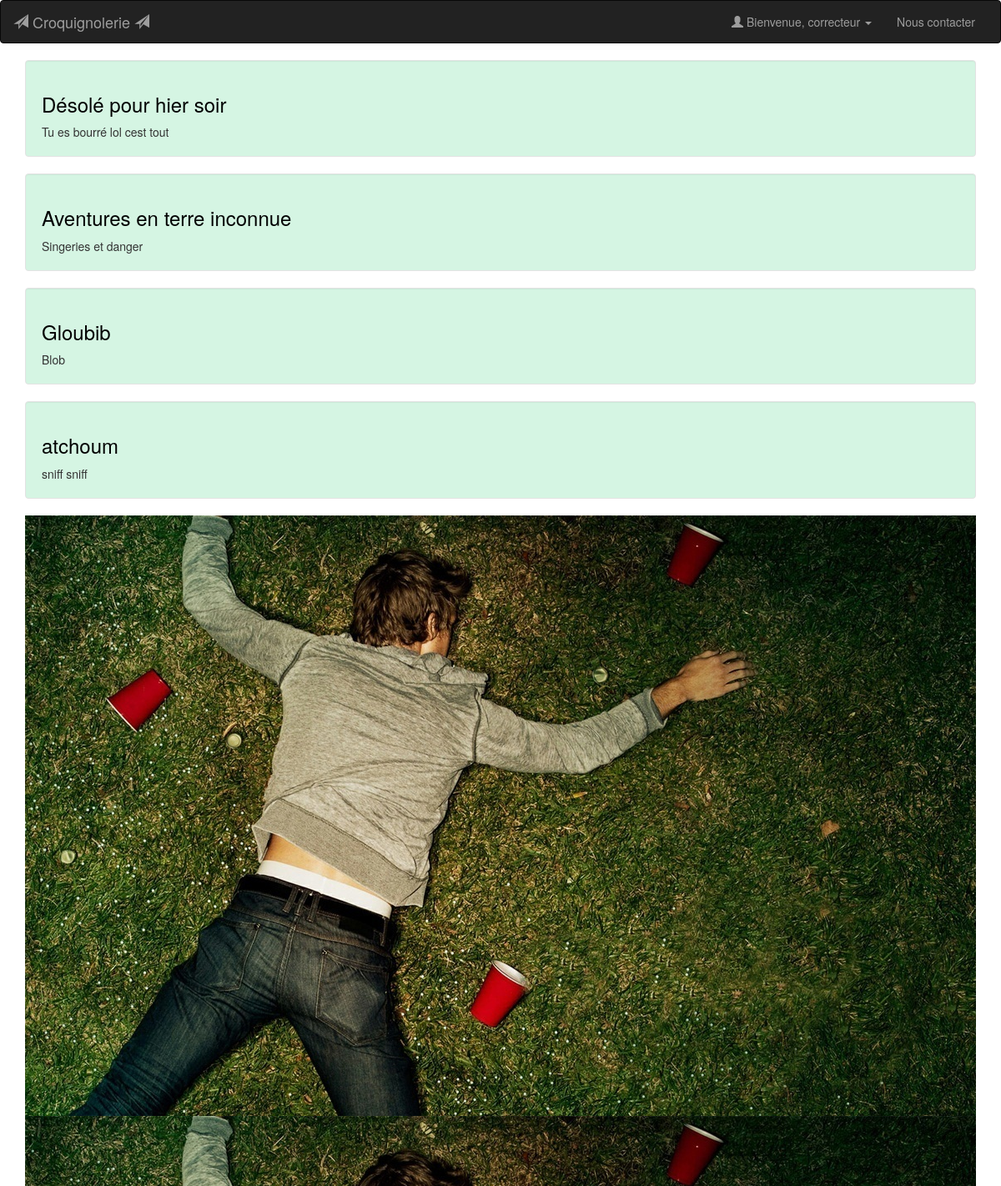
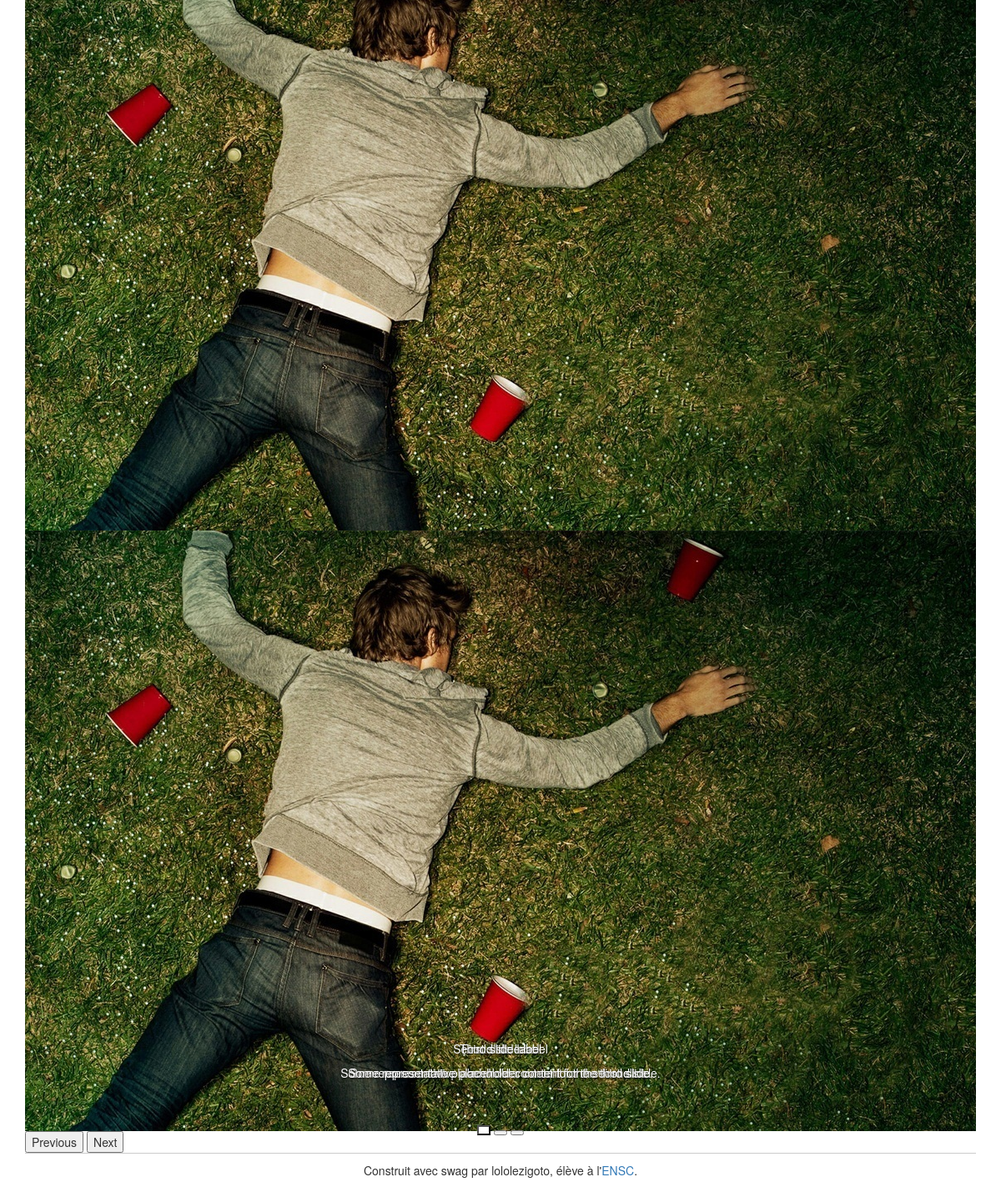
The app's page /all_histoires_admin.php (signed in) with its own data (2 pictures, top to bottom).
### tables this page shows
CREATE TABLE `histoires` (
  `id_histoire` int(11) NOT NULL,
  `nom_histoire` varchar(100) DEFAULT NULL,
  `description_histoire` text,
  `image_histoire` varchar(100) DEFAULT NULL,
  `id_first_page` int(11) DEFAULT '1',
  `nb_parties` int(11) DEFAULT '0',
  `nb_victoires` int(11) NOT NULL DEFAULT '0',
  `nb_echecs` int(11) NOT NULL DEFAULT '0',
  `isHidden` tinyint(1) NOT NULL DEFAULT '0'
);

### all_histoires_admin.php (the view, shortened to what this page needs)
<!doctype html>
<html>
<head>
    <link href="lib/bootstrap/css/bootstrap.min.css" rel="stylesheet">
    <link href="css/style.css" rel="stylesheet">
</head>
<body>
<?php
require_once("includes/connect.php");
if(!empty($_SESSION['user']))
    require_once("includes/navbar_connected.php");
else
    require_once("includes/navbar.php");
    $nbhistoire = $response->rowCount(); ?>
<div class="container">
<?php     $maRequete = "SELECT * FROM histoires";
    $response = $BDD->query($maRequete);
    $tab = $response->fetchAll();
    foreach ($tab as $key => $ligne) {
        $id = $ligne["id_histoire"];
        $title = $ligne["nom_histoire"];
        $des_courte = $ligne["description_histoire"];
        ?>
<article>
    <div class="well" style="background-color : #D5F5E3">
            <?php if(!empty($_SESSION['user'])) {?>
                <h3><a style="color : black;" href="gerer_histoire.php?id=<?=$id?>"><?=$title?></a></h3>
                <?php echo $des_courte; }?>
            </div>
</article>
<?php }?>
<div id="carouselExampleCaptions" class="carousel slide" data-bs-ride="carousel">
  <div class="carousel-indicators">
    <button type="button" data-bs-target="#carouselExampleCaptions" data-bs-slide-to="0" class="active" aria-current="true" aria-label="Slide 1"></button>
    <button type="button" data-bs-target="#carouselExampleCaptions" data-bs-slide-to="1" aria-label="Slide 2"></button>
    <button type="button" data-bs-target="#carouselExampleCaptions" data-bs-slide-to="2" aria-label="Slide 3"></button>
  </div>
  <div class="carousel-inner">
    <div class="carousel-item active">
      <img src="images/defonce.jpg" class="d-block w-100" alt="...">
      <div class="carousel-caption d-none d-md-block">
        <h5>First slide label</h5>
        <p>Some representative placeholder content for the first slide.</p>
      </div>
    </div>
    <div class="carousel-item">
      <img src="images/defonce.jpg" class="d-block w-100" alt="...">
      <div class="carousel-caption d-none d-md-block">
        <h5>Second slide label</h5>
        <p>Some representative placeholder content for the second slide.</p>
      </div>
    </div>
    <div class="carousel-item">
      <img src="images/defonce.jpg" class="d-block w-100" alt="...">
      <div class="carousel-caption d-none d-md-block">
        <h5>Third slide label</h5>
        <p>Some representative placeholder content for the third slide.</p>
      </div>
    </div>
  </div>
  <button class="carousel-control-prev" type="button" data-bs-target="#carouselExampleCaptions" data-bs-slide="prev">
    <span class="visually-hidden">Previous</span>
  </button>
  <button class="carousel-control-next" type="button" data-bs-target="#carouselExampleCaptions" data-bs-slide="next">
    <span class="visually-hidden">Next</span>
  </button>
</div>
        <footer class="footer">
    Construit avec swag par lololezigoto, élève à l'<a href="https://www.ensc.fr">ENSC</a>.
</footer>    </div>
</body>
</html>

### css/style.css (style rules this page uses)
.footer { border-top: 1px solid #ccc; padding-top: 10px; margin-bottom: 10px; text-align: center; }

### records on screen
histoires: nom_histoire "Désolé pour hier soir", description_histoire "Tu es bourré lol cest tout"
histoires: nom_histoire "Aventures en terre inconnue", description_histoire "Singeries et danger"
histoires: nom_histoire "Gloubib", description_histoire "Blob"
histoires: nom_histoire "atchoum", description_histoire "sniff sniff"

### other values on screen
$_SESSION['user'] "correcteur"
